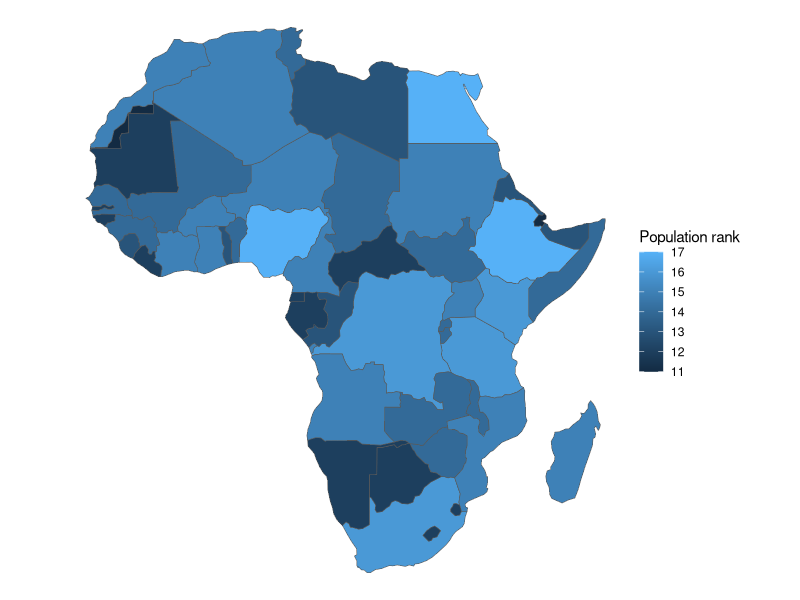

Write R code to recreate this figure.
library(ggplot2)
library(rnaturalearth)
library(scales)

cloropleth <- function(data, fill, legend_title) {
graph <- ggplot() + geom_sf(data=data, aes(fill = fill)) +
    theme_void() + 
    scale_color_gradient2(low = "red", high = "blue", mid = "white", midpoint = 0)
    # scale_fill_viridis_c(option="viridis")
graph$labels$fill <- legend_title
return(graph)
}


test <- ne_countries(scale=110, type="countries", continent="africa")
# print(cloropleth(test, test$name_len, "Name Length"))
# print(test)
print(cloropleth(test, test$pop_rank, "Population rank"))
